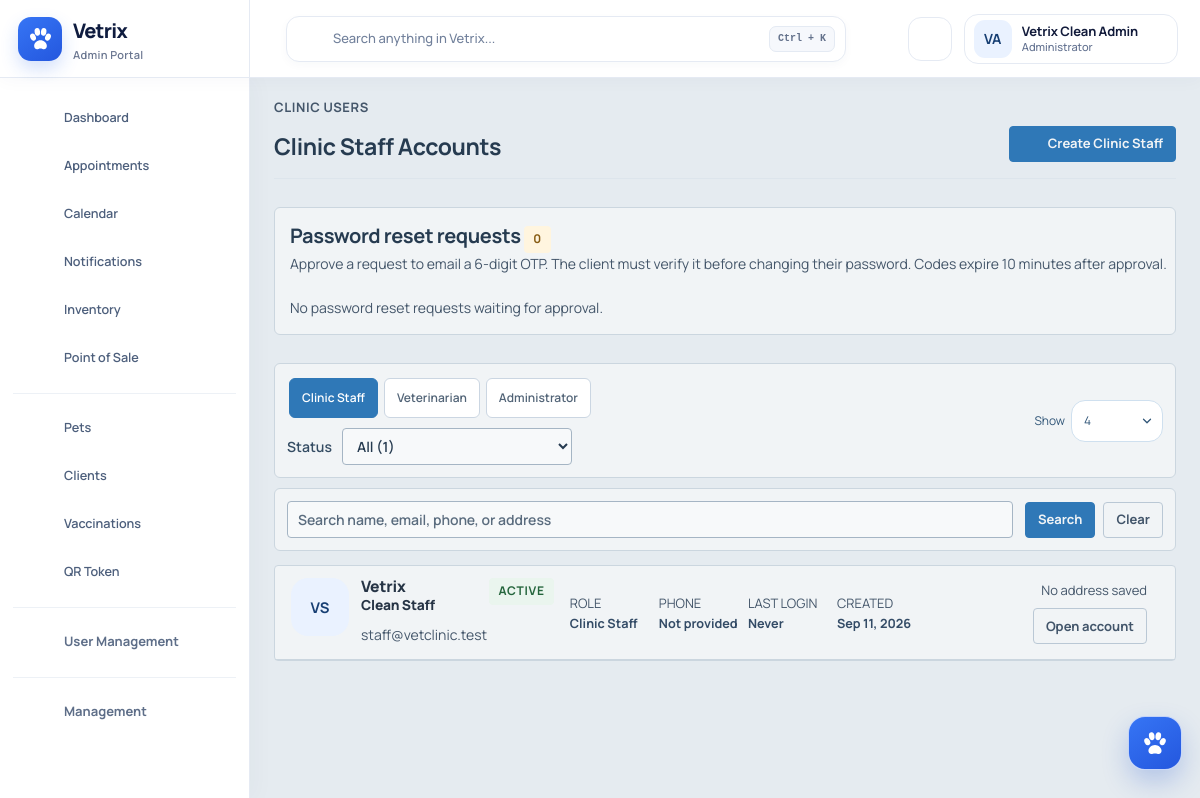
The page /admin/users.php (signed in) on the database its author committed.
### tables this page shows
CREATE TABLE `users` (
  `id` int(11) NOT NULL AUTO_INCREMENT,
  `full_name` varchar(120) NOT NULL,
  `email` varchar(120) NOT NULL,
  `phone` varchar(30) DEFAULT NULL,
  `emergency_contact` varchar(120) DEFAULT NULL,
  `emergency_contact_name` varchar(120) DEFAULT NULL,
  `emergency_contact_phone` varchar(40) DEFAULT NULL,
  `address` varchar(255) DEFAULT NULL,
  `profile_photo` varchar(255) DEFAULT NULL,
  `password` varchar(255) NOT NULL,
  `role` enum('admin','veterinarian','staff','client') NOT NULL DEFAULT 'client',
  `account_source` enum('self_registered','admin_created','staff_created','system_seed') DEFAULT 'self_registered',
  `created_by` int(11) DEFAULT NULL,
  `status` enum('pending','approved','active','inactive','rejected') NOT NULL DEFAULT 'pending',
  `approved_by` int(11) DEFAULT NULL,
  `approved_at` datetime DEFAULT NULL,
  `rejected_at` datetime DEFAULT NULL,
  `otp_verified_at` datetime DEFAULT NULL,
  `password_changed_at` datetime DEFAULT NULL,
  `last_login_at` datetime DEFAULT NULL,
  `failed_login_attempts` smallint(5) unsigned NOT NULL DEFAULT 0,
  `locked_until` datetime DEFAULT NULL,
  `deleted_at` datetime DEFAULT NULL,
  `created_at` timestamp NOT NULL DEFAULT current_timestamp(),
  PRIMARY KEY (`id`),
  UNIQUE KEY `email` (`email`),
  KEY `idx_users_role_status` (`role`,`status`),
  KEY `fk_users_created_by` (`created_by`),
  KEY `fk_users_approved_by` (`approved_by`),
  CONSTRAINT `fk_users_approved_by` FOREIGN KEY (`approved_by`) REFERENCES `users` (`id`) ON DELETE SET NULL,
  CONSTRAINT `fk_users_created_by` FOREIGN KEY (`created_by`) REFERENCES `users` (`id`) ON DELETE SET NULL
);

### admin/users.php (the view, shortened to what this page needs)
<?php
require_once "../config/database.php";
require_once "../includes/functions.php";
$roles=['staff'=>'Clinic Staff','veterinarian'=>'Veterinarian','admin'=>'Administrator'];
$roleFilter=$_GET['role']??'staff';if(!isset($roles[$roleFilter]))$roleFilter='staff';
$q=trim($_GET['q']??'');$statusFilter=$_GET['status']??'all';if(!in_array($statusFilter,['all','active','inactive','deleted'],true))$statusFilter='all';[$page,$perPage,$offset]=pagination_values(4,16,[4,8,12,16,'full']);
$where=['u.role=?'];$types='s';$params=[$roleFilter];
if($statusFilter==='deleted')$where[]='u.deleted_at IS NOT NULL';else{$where[]='u.deleted_at IS NULL';if($statusFilter!=='all'){$where[]='u.status=?';$types.='s';$params[]=$statusFilter;}}
$whereSql='WHERE '.implode(' AND ',$where);
$stmt=$conn->prepare("SELECT u.*,creator.full_name created_by_name FROM users u LEFT JOIN users creator ON u.created_by=creator.id $whereSql ORDER BY u.deleted_at IS NOT NULL,FIELD(u.status,'active','inactive'),u.full_name LIMIT $perPage OFFSET $offset");$stmt->bind_param($types,...$params);$stmt->execute();$rows=$stmt->get_result()->fetch_all(MYSQLI_ASSOC);
$statusCounts=$conn->query("SELECT SUM(deleted_at IS NULL AND status='active') active,SUM(deleted_at IS NULL AND status='inactive') inactive,SUM(deleted_at IS NOT NULL) deleted FROM users WHERE role='".$conn->real_escape_string($roleFilter)."'")->fetch_assoc();
$title=$roles[$roleFilter].' Accounts';include "../includes/header.php";include "../includes/navbar.php";
?>
<div class="layout"><?php include "../includes/admin_sidebar.php";?><main class="content admin-users-page" id="mainContent">
<header class="page-heading"><div><span class="eyebrow">Clinic users</span><h1><?=e($roles[$roleFilter])?> Accounts</h1></div><button class="button-primary" type="button" data-open-user-create><?=ui_icon('plus')?>Create <?=e($roles[$roleFilter])?></button></header>
<?php include '../includes/admin_password_reset_requests.php'; ?>
<section class="surface-card data-toolbar users-toolbar"><div class="role-filter-tabs"><?php foreach($roles as $key=>$label):?><a class="role-filter-tab role-<?=e($key)?> <?=$roleFilter===$key?'active':''?>" href="?role=<?=$key?>&per_page=<?=e(per_page_value($perPage))?>"><?=e($label)?></a><?php endforeach;?></div><div class="users-status-row"><div class="filter-tabs"><?php foreach(['all'=>'All','active'=>'Active','inactive'=>'Inactive','deleted'=>'Deleted'] as $key=>$label):?><a class="filter-tab filter-<?=$key?> <?=$statusFilter===$key?'active':''?>" href="?role=<?=e($roleFilter)?>&status=<?=$key?>&per_page=<?=e(per_page_value($perPage))?>"><?=e($label)?><b><?=$key==='all'?intval(($statusCounts['active']??0)+($statusCounts['inactive']??0)):intval($statusCounts[$key]??0)?></b></a><?php endforeach;?></div></div><div class="toolbar-actions"><label class="entries-select">Show<select name="per_page"><?=render_per_page_options($perPage,[4,8,12,16,'full'])?></select></label><div class="view-toggle" data-view-toggle data-target="#clinicUserCollection" data-key="clinic-users-<?=e($roleFilter)?>" data-default="grid"><button type="button" data-view="list"><?=ui_icon('list')?></button><button type="button" data-view="grid"><?=ui_icon('grid')?></button></div></div></section>
<form class="surface-card data-search-bar" method="GET"><input type="search" name="q" value="<?=e($q)?>" placeholder="Search name, email, phone, or address"><button class="button-primary">Search</button></form>
<div class="user-card-list entity-collection view-grid" id="clinicUserCollection"><?php if(!$rows):?><div class="empty-state surface-card"><h2>No accounts found</h2><p>Try another search or create an account.</p></div><?php endif;foreach($rows as $u):$effective=!empty($u['deleted_at'])?'deleted':$u['status'];$detailFields=['Email'=>$u['email'],'Phone'=>$u['phone']?:'Not provided','Address'=>$u['address']?:'Not provided','Status'=>ucfirst($effective),'Last login'=>$u['last_login_at']?date('M d, Y h:i A',strtotime($u['last_login_at'])):'Never','Created by'=>$u['created_by_name']?:'System','Created'=>date('M d, Y',strtotime($u['created_at']))];$detail=['title'=>$u['full_name'],'eyebrow'=>$roles[$u['role']].' account','fields'=>$detailFields];?><article class="entity-card surface-card" data-record-detail='<?=e(json_encode($detail))?>'><header><?=user_avatar_markup($u,'entity-avatar')?><div><div class="title-with-status"><h2 data-fit-name><?=e($u['full_name'])?></h2><?=badge($effective)?></div><p><?=e($u['email'])?></p></div></header><div class="entity-facts"><span><small>Role</small><b><?=e($roles[$u['role']])?></b></span><span><small>Phone</small><b><?=e($u['phone']?:'Not provided')?></b></span><span><small>Last login</small><b><?=$u['last_login_at']?date('M d, Y',strtotime($u['last_login_at'])):'Never'?></b></span><span><small>Created</small><b><?=date('M d, Y',strtotime($u['created_at']))?></b></span></div><footer><small><?=e($u['address']?:'No address saved')?></small><button class="button-secondary" type="button" data-edit-user='<?=e(json_encode($u))?>'>Open account</button></footer></article><?php endforeach;?></div>
</main></div><?php include "../includes/footer.php";?>

### includes/navbar.php (shortened to what this page needs)
<?php
$navRole = $_SESSION['role'] ?? 'guest';
$homeLink = dashboard_for_role($navRole);
$notifCount = isset($conn) ? get_nav_notification_count($conn, $navRole, current_user_id()) : 0;
$notifLabel = $notifCount > 99 ? '99+' : (string)$notifCount;
$currentUser = isset($conn) ? current_user_record($conn) : [
    'full_name' => $_SESSION['full_name'] ?? 'Vetrix User',
    'role' => $navRole,
    'profile_photo' => null,
];
$portalLabel = match ($navRole) {
    'admin' => 'Admin Portal',
    'veterinarian' => 'Vet Portal',
    'staff' => 'Staff Portal',
    default => 'Vet Care Central',
};
$searchPrompt = match ($navRole) {
    'veterinarian' => 'Search pets, records, appointments...',
    'staff' => 'Search clients, pets, appointments...',
    default => 'Search anything in Vetrix...',
};
?>
<nav class="topbar app-topbar vetrix-topbar" aria-label="Top navigation">
    <div class="vetrix-topbar-brand-area">
            <?= ui_icon('menu') ?>
        <a class="vetrix-topbar-brand" href="<?= app_url($homeLink) ?>" aria-label="Vetrix home">
            <span class="vetrix-topbar-logo" aria-hidden="true"><img src="<?= e(app_url(vetrix_brand_logo_path())) ?>" alt=""></span>
            <span class="vetrix-topbar-brand-copy"><b>Vetrix</b><small><?= e($portalLabel) ?></small></span>
        </a>
        <button class="topbar-icon-button desktop-menu-control" type="button" onclick="toggleSidebarCollapse()" aria-label="Collapse navigation" title="Collapse navigation" aria-expanded="true">
            <?= ui_icon('chevron-left') ?>
        </button>
    </div>
    <div class="vetrix-topbar-center">
        <button class="vetrix-global-search" id="globalSearchButton" type="button" aria-haspopup="dialog" aria-controls="globalSearchDialog">
            <?= ui_icon('search') ?>
            <span><?= e($searchPrompt) ?></span>
            <kbd>Ctrl + K</kbd>
        </button>
    </div>
    <div class="topbar-right vetrix-topbar-actions">
        <button class="topbar-icon-button notification-control" id="notificationButton" type="button" aria-label="Open notifications<?= $notifCount > 0 ? ' (' . $notifLabel . ' new)' : '' ?>" title="Notifications" aria-expanded="false">
            <?= ui_icon('bell') ?>
        </button>
        <button class="vetrix-account-chip" id="accountMenuButton" type="button" aria-haspopup="menu" aria-expanded="false" title="Open profile and account settings">
            <?= user_avatar_markup($currentUser, 'vetrix-account-avatar') ?>
            <span class="vetrix-account-copy"><b data-fit-name><?= e($currentUser['full_name'] ?? 'Vetrix User') ?></b><small><?= e(role_label($navRole)) ?></small></span>
            <span class="vetrix-account-caret"><?= ui_icon('chevron-down') ?></span>
        </button>
    </div>
</nav>

### includes/functions.php (shortened to what this page needs)
<?php
function e($value) {
    return htmlspecialchars($value ?? '', ENT_QUOTES, 'UTF-8');
}
function ui_icon($name, $class = '', $title = '') {
    $body = $icons[$name] ?? $icons['dashboard'];
    $label = $title !== '' ? '<title>' . e($title) . '</title>' : '';
    $classAttr = trim('ui-icon ' . $class);
    return '<svg class="' . e($classAttr) . '" viewBox="0 0 24 24" fill="none" stroke="currentColor" stroke-width="1.8" stroke-linecap="round" stroke-linejoin="round" aria-hidden="true" focusable="false">' . $label . $body . '</svg>';
}
function role_label($role) {
    $labels = [
        'admin' => 'Administrator',
        'veterinarian' => 'Veterinarian',
        'staff' => 'Clinic Staff',
        'client' => 'Client Portal',
    ];
    return $labels[$role] ?? 'Vetrix';
}
function app_url($path = '') {
    $script = str_replace('\\', '/', $_SERVER['SCRIPT_NAME']);
    $dir = rtrim(dirname($script), '/\\');
    $knownFolders = ['/admin', '/vet', '/staff', '/client', '/account', '/includes', '/config', '/api', '/assets'];
    foreach ($knownFolders as $folder) {
        if (substr($dir, -strlen($folder)) === $folder) {
            $dir = substr($dir, 0, -strlen($folder));
            break;
        }
    }
    return $dir . '/' . ltrim($path, '/');
}
function dashboard_for_role($role = null) {
    $role = $role ?? ($_SESSION['role'] ?? '');
    $map = [
        'admin' => 'admin/dashboard.php',
        'veterinarian' => 'vet/dashboard.php',
        'staff' => 'staff/dashboard.php'
    ];
    return $map[$role] ?? 'login.php';
}
function current_user_id() { return $_SESSION['user_id'] ?? null; }
function vetrix_brand_logo_path() {
    $default = 'assets/images/vetrix-logo.svg';
    $pointer = dirname(__DIR__) . '/uploads/profiles/vetrix-brand-logo.txt';
    if (!is_file($pointer)) return $default;
    $relative = trim((string)@file_get_contents($pointer));
    return is_file(dirname(__DIR__) . '/' . $relative) ? $relative : $default;
}
function user_initials($fullName) {
    $parts = preg_split('/\s+/', trim((string)$fullName));
    $parts = array_values(array_filter($parts));
    $first = function_exists('substr') ? substr($parts[0], 0, 1) : substr($parts[0], 0, 1);
    $last = count($parts) > 1 ? (function_exists('substr') ? substr(end($parts), 0, 1) : substr(end($parts), 0, 1)) : '';
    return strtoupper($first . $last);
}
function current_user_record($conn) {
    static $cache = [];
    $uid = (int)current_user_id();
    if (array_key_exists($uid, $cache)) return $cache[$uid];
    $stmt = $conn->prepare("SELECT id,full_name,email,phone,address,emergency_contact,emergency_contact_name,emergency_contact_phone,role,status,profile_photo,deleted_at FROM users WHERE id=? LIMIT 1");
    $stmt->bind_param('i', $uid);
    $stmt->execute();
    $cache[$uid] = $stmt->get_result()->fetch_assoc() ?: null;
    return $cache[$uid];
}
function user_avatar_markup($user, $class = '') {
    $name = $user['full_name'] ?? 'Vetrix User';
    $photo = trim((string)($user['profile_photo'] ?? ''));
    $classes = trim('user-avatar ' . $class);
    return '<span class="' . e($classes) . '" aria-label="' . e($name) . '">' . e(user_initials($name)) . '</span>';
}
function pagination_values($default = 5, $max = 20, $choices = null) {
    $requested = strtolower(trim((string)($_GET['per_page'] ?? $default)));
    $choices = $choices ?: [5, 10, 15, 20, 'full'];
    $allowed = array_map('strval', $choices);
    $perPage = $requested === 'full' ? 1000000 : max(1, min($max > 0 ? $max : PHP_INT_MAX, (int)$requested));
    $page = 1;
    return [$page, $perPage, ($page - 1) * $perPage];
}
function per_page_value($perPage) {
    return (int)$perPage >= 1000000 ? 'full' : (string)(int)$perPage;
}
function render_per_page_options($perPage, $choices = null) {
    $current = per_page_value($perPage);
    $choices = $choices ?: [5, 10, 15, 20, 'full'];
    $html = '';
    foreach ($choices as $choice) {
        $value = (string)$choice;
        $label = $value === 'full' ? 'Full' : $value;
        $html .= '<option value="' . e($value) . '"' . ($current === $value ? ' selected' : '') . '>' . e($label) . '</option>';
    }
    return $html;
}
function badge($status) {
    $status = strtolower($status ?? '');
    $map = [
        'pending' => 'warning', 'approved' => 'success', 'completed' => 'primary',
        'cancelled' => 'danger', 'active' => 'success', 'inactive' => 'secondary',
        'read' => 'secondary', 'unread' => 'info', 'rejected' => 'danger',
        'in_person_confirmation' => 'info', 'queued' => 'warning', 'sent' => 'success', 'failed' => 'danger'
    ];
    $class = $map[$status] ?? 'secondary';
    $label = ucwords(str_replace('_', ' ', $status));
    return "<span class='badge text-bg-$class'>" . e($label) . "</span>";
}
function get_nav_notification_count($conn, $role = null, $user_id = null) {
    $user_id = (int)($user_id ?? current_user_id());
    $stmt = $conn->prepare("SELECT COUNT(*) AS total FROM notifications WHERE user_id=? AND status='unread' AND title NOT LIKE '[Deleted] %'");
    $stmt->bind_param("i", $user_id);
    $stmt->execute();
    $row = $stmt->get_result()->fetch_assoc();
    return (int)($row['total'] ?? 0);
}
?>

### rows shown on the page
users: full_name "VA", full_name "Vetrix Clean Admin"
users: full_name "VS", email "staff@vetclinic.test", role "Clinic Staff", phone "Not provided", shows "Never", created_at "Sep 11, 2026", address "No address saved"

### other values the page prints
$portalLabel "Admin Portal"
$searchPrompt "Search anything in Vetrix..."
role_label($navRole) "Administrator"
$link[1] "Dashboard"
$link[1] "Appointments"
$link[1] "Calendar"
$link[1] "Notifications"
$link[1] "Inventory"
$link[1] "Point of Sale"
$link[1] "Pets"
$link[1] "Clients"
$link[1] "Vaccinations"
$link[1] "QR Token"
$section "User Management"
$section "Management"
